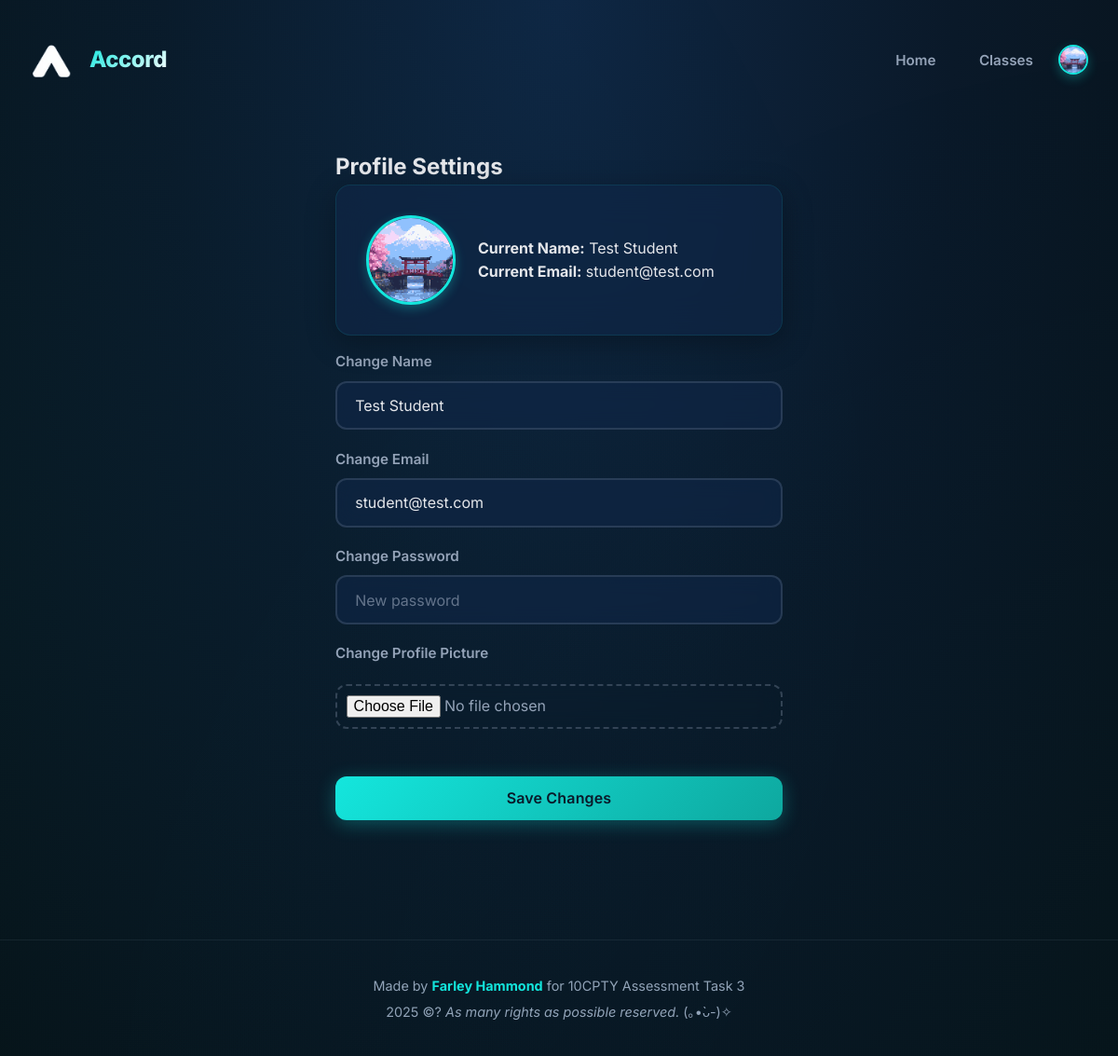
The app's page /settings (signed in) with its own data.
### tables this page shows
CREATE TABLE users (
        userID INTEGER PRIMARY KEY AUTOINCREMENT,
        name TEXT NOT NULL,
        email TEXT UNIQUE NOT NULL,
        password TEXT NOT NULL,
        role TEXT NOT NULL CHECK(role IN ('teacher','student')),
        avatar TEXT
    );

### main.py (the view, shortened to what this page needs)
@app.route("/settings", methods=["GET", "POST"])
def settings():
    user = logged_in_user()
    if not user:
        flash("Please log in", "warning")
        return redirect(url_for("login"))
    current = db.get_user_by_id(user["id"])
    return render_template("settings.html", user=current)

### database_manager.py (called while the page is built)
def get_connection():
    con = sql.connect(DB_PATH)
    con.execute("PRAGMA foreign_keys = ON;")
    return con

def get_user_by_id(userID):
    con = get_connection()
    cur = con.cursor()
    cur.execute("SELECT * FROM users WHERE userID = ?", (userID,))
    u = cur.fetchone()
    con.close()
    return u

def get_unread_message_count(userID):
    con = get_connection()
    cur = con.cursor()
    cur.execute("""
        SELECT COUNT(*)
        FROM dm_messages m
        JOIN dm_participants p ON m.threadID = p.threadID
        WHERE p.userID = ?
        AND m.senderID != ?
        AND m.timestamp > COALESCE(p.lastRead, '1970-01-01')
    """, (userID, userID))
    count = cur.fetchone()[0]
    con.close()
    return count

### main.py (called while the page is built)
def logged_in_user():
    return session.get("user")

@app.context_processor
def inject_unread_count():
    user = logged_in_user()
    if user:
        unread_count = db.get_unread_message_count(user["id"])
        return dict(unread_count=unread_count)
    return dict(unread_count=0)

@app.context_processor # for timezone in foorter
def inject_unread_count():
    user = logged_in_user()
    now = datetime.now(pytz.timezone('Australia/Sydney'))
    if user:
        unread_count = db.get_unread_message_count(user["id"])
        return dict(unread_count=unread_count, now=now)
    return dict(unread_count=0, now=now)

### templates/settings.html
{% extends "layout.html" %}
{% block content %}
<div class="form-container">
  <h2>Profile Settings</h2>
  <div class="card" style="margin-bottom:1rem;display:flex;align-items:center;gap:1.5rem;">
    <img class="avatar large" src="{{ user[5] or url_for('static', filename='images/default_avatar.png') }}" alt="Profile Picture" />
    <div>
      <p><strong>Current Name:</strong> {{ user[1] }}</p>
      <p><strong>Current Email:</strong> {{ user[2] }}</p>
    </div>
  </div>
  <form method="post" enctype="multipart/form-data">
    <label for="name">Change Name</label>
    <input id="name" type="text" name="name" value="{{ user[1] }}" />
    <label for="email">Change Email</label>
    <input id="email" type="email" name="email" value="{{ user[2] }}" />
    <label for="password">Change Password</label>
    <input id="password" type="password" name="password" placeholder="New password" />
    <div class="avatar-upload">
      <label>Change Profile Picture</label>
      <input type="file" name="avatar" accept="image/*" />
    </div>
    <button class="btn">Save Changes</button>
  </form>
</div>
{% endblock %}

### static/css/style.css (style rules this page uses)
:root { --primary: #14E6DD; --primary-dark: #0a1929; --primary-darker: #071218; --glass: rgba(20, 230, 221, 0.03); --glass-hover: rgba(20, 230, 221, 0.08); --glass-border: rgba(20, 230, 221, 0.1); --text-main: #e5e7eb; --text-muted: #94a3b8; --text-dimmed: #64748b; --danger: #ef4444; --success: #22c55e; --warning: #f59e42; --card-shadow: 0 8px 32px rgba(0, 0, 0, 0.3); --card-shadow-hover: 0 12px 48px rgba(20, 230, 221, 0.15); --border-radius: 16px; --border-radius-sm: 12px; --transition: 0.3s cubic-bezier(0.4, 0, 0.2, 1); --transition-bounce: 0.5s cubic-bezier(0.34, 1.56, 0.64, 1); }
* { margin: 0; padding: 0; box-sizing: border-box; }
body { min-height: 100vh; background: radial-gradient(ellipse at top, #0f2744 0%, var(--primary-dark) 50%, var(--primary-darker) 100%); font-family: 'Inter', -apple-system, BlinkMacSystemFont, sans-serif; color: var(--text-main); line-height: 1.6; overflow-x: hidden; position: relative; }
body::before { content: ''; position: fixed; top: -50%; left: -50%; width: 200%; height: 200%; background: radial-gradient(circle at 20% 50%, rgba(20, 230, 221, 0.03) 0%, transparent 50%), radial-gradient(circle at 80% 80%, rgba(20, 230, 221, 0.02) 0%, transparent 50%); animation: float 20s ease-in-out infinite; pointer-events: none; z-index: 0; }
.btn { border: none; border-radius: var(--border-radius-sm); cursor: pointer; font-size: 1rem; font-weight: 600; padding: 0.85rem 2rem; background: linear-gradient(135deg, var(--primary) 0%, #0ea89f 100%); color: var(--primary-dark); letter-spacing: 0.01em; box-shadow: 0 4px 20px rgba(20, 230, 221, 0.3); transition: all var(--transition); outline: none; position: relative; overflow: hidden; font-family: inherit; }
.btn::before { content: ''; position: absolute; top: 50%; left: 50%; width: 0; height: 0; border-radius: 50%; background: rgba(255, 255, 255, 0.3); transform: translate(-50%, -50%); transition: width 0.6s, height 0.6s; }
.card { background: rgba(15, 39, 73, 0.6); backdrop-filter: blur(20px); -webkit-backdrop-filter: blur(20px); border: 1px solid var(--glass-border); box-shadow: var(--card-shadow); border-radius: var(--border-radius); padding: 2rem; margin-bottom: 2rem; transition: all var(--transition); position: relative; overflow: hidden; animation: cardSlideIn 0.6s cubic-bezier(0.4, 0, 0.2, 1); }
.card::before { content: ''; position: absolute; top: 0; left: 0; width: 100%; height: 100%; background: linear-gradient(135deg, rgba(20, 230, 221, 0.05) 0%, transparent 100%); opacity: 0; transition: opacity var(--transition); pointer-events: none; }
input, textarea, select { width: 100%; background: rgba(15, 39, 73, 0.6); color: var(--text-main); border: 2px solid rgba(148, 163, 184, 0.2); padding: 0.9rem 1.2rem; border-radius: var(--border-radius-sm); margin-bottom: 1.2rem; font-size: 1rem; font-family: inherit; transition: all var(--transition); outline: none; backdrop-filter: blur(10px); -webkit-backdrop-filter: blur(10px); }
input::placeholder, textarea::placeholder { color: var(--text-dimmed); }
label { display: block; color: var(--text-muted); font-weight: 600; margin-bottom: 0.5rem; font-size: 0.95rem; }
.form-container { max-width: 480px; margin: 3rem auto; padding: 0; }
.avatar { width: 44px; height: 44px; border-radius: 50%; object-fit: cover; border: 2px solid var(--primary); box-shadow: 0 4px 12px rgba(20, 230, 221, 0.3); background: var(--primary-dark); transition: all var(--transition); }
.avatar.large { width: 96px; height: 96px; border-width: 3px; }
.avatar-upload { display: flex; flex-direction: column; gap: 0.8rem; margin-bottom: 1.5rem; }
.avatar-upload input[type="file"] { padding: 0.6rem; background: transparent; color: var(--text-muted); border: 2px dashed rgba(148, 163, 184, 0.3); cursor: pointer; }
.card, .class-card, .message-bubble { animation-fill-mode: both; }
button, .btn, input[type="submit"], a.btn { position: relative; z-index: 1; }
form { width: 100%; }
form .btn { width: 100%; margin-top: 0.5rem; }
img { max-width: 100%; height: auto; display: block; }

### records on screen
users: avatar (picture), name "Test Student", email "student@test.com"

### other values on screen
{{ now.year }} "2025"
